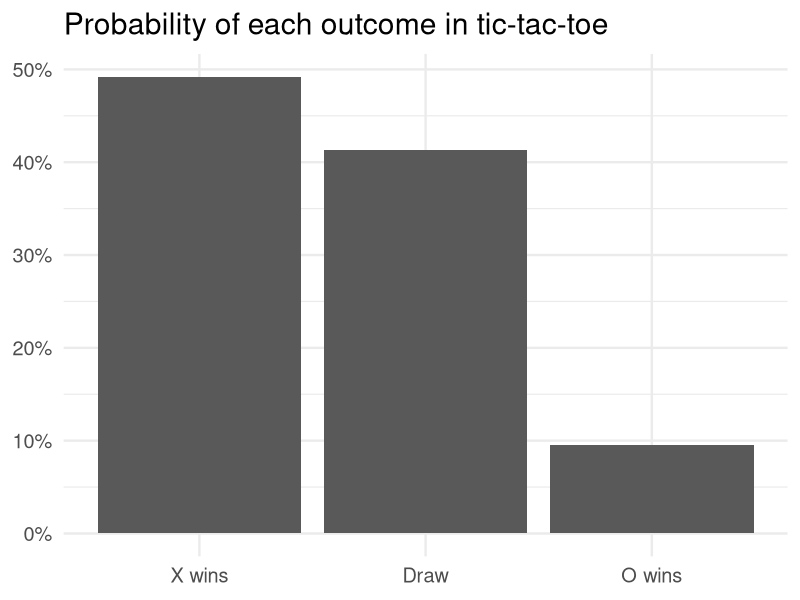

This chart was generated by the following R code:
## ---- chunk 1
knitr::opts_chunk$set(cache = TRUE)
options(digits = 4)
## ---- chunk 2
library(tidyverse)
set.seed(123)

theme_set(theme_minimal(base_size = 18))
## ---- chunk 3
pieces <- c(rep(1, times = 5), rep(-1, times = 4))
all_outcomes <- gtools::permutations(n = length(pieces), r = length(pieces), v = seq_along(pieces))
head(all_outcomes)

# 1:5 = X, 6:9 = O
all_outcomes[all_outcomes <= 5] <- 1
all_outcomes[all_outcomes > 5] <- -1
head(all_outcomes)
## ---- chunk 4
# function to rotate a matrix 90 degrees to check the other diagonal
rotate <- function(x) t(apply(x, 2, rev))

# function to evaluate the outcome of the game
tic_tac_toe <- function(game_board, print_board = FALSE) {
  # generate random assortment
  game_board <- matrix(data = game_board, nrow = 3)
  if (print_board) print(game_board)

  # check if any row or colsums or diag or inverse diag are 3
  # if TRUE, also confirm none are -3
  if (3 %in% colSums(game_board) ||
    3 %in% rowSums(game_board) ||
    sum(diag(game_board)) == 3 ||
    sum(diag(rotate(game_board))) == 3) {
    if (-3 %in% colSums(game_board) ||
      -3 %in% rowSums(game_board) ||
      sum(diag(game_board)) == -3 ||
      sum(diag(rotate(game_board))) == -3) {
      return("Draw")
    }

    return("X wins")
  } else if (-3 %in% colSums(game_board) ||
    -3 %in% rowSums(game_board) ||
    sum(diag(game_board)) == -3 ||
    sum(diag(rotate(game_board))) == -3) {
    return("O wins")
  } else {
    return("Draw")
  }
}

tic_tac_toe(all_outcomes[1, ], print_board = TRUE) # test the function
## ---- chunk 5
all_outcomes <- tibble(
  outcome = array_branch(all_outcomes, 1),
  result = map_chr(outcome, tic_tac_toe)
)
all_outcomes
## ---- chunk 6
all_outcomes_sum <- all_outcomes %>%
  count(result) %>%
  mutate(prop = n / sum(n))

ggplot(
  data = all_outcomes_sum,
  mapping = aes(x = fct_reorder(result, -prop), y = prop)
) +
  geom_col() +
  scale_y_continuous(labels = scales::percent) +
  labs(
    title = "Probability of each outcome in tic-tac-toe",
    x = NULL,
    y = NULL
  )
